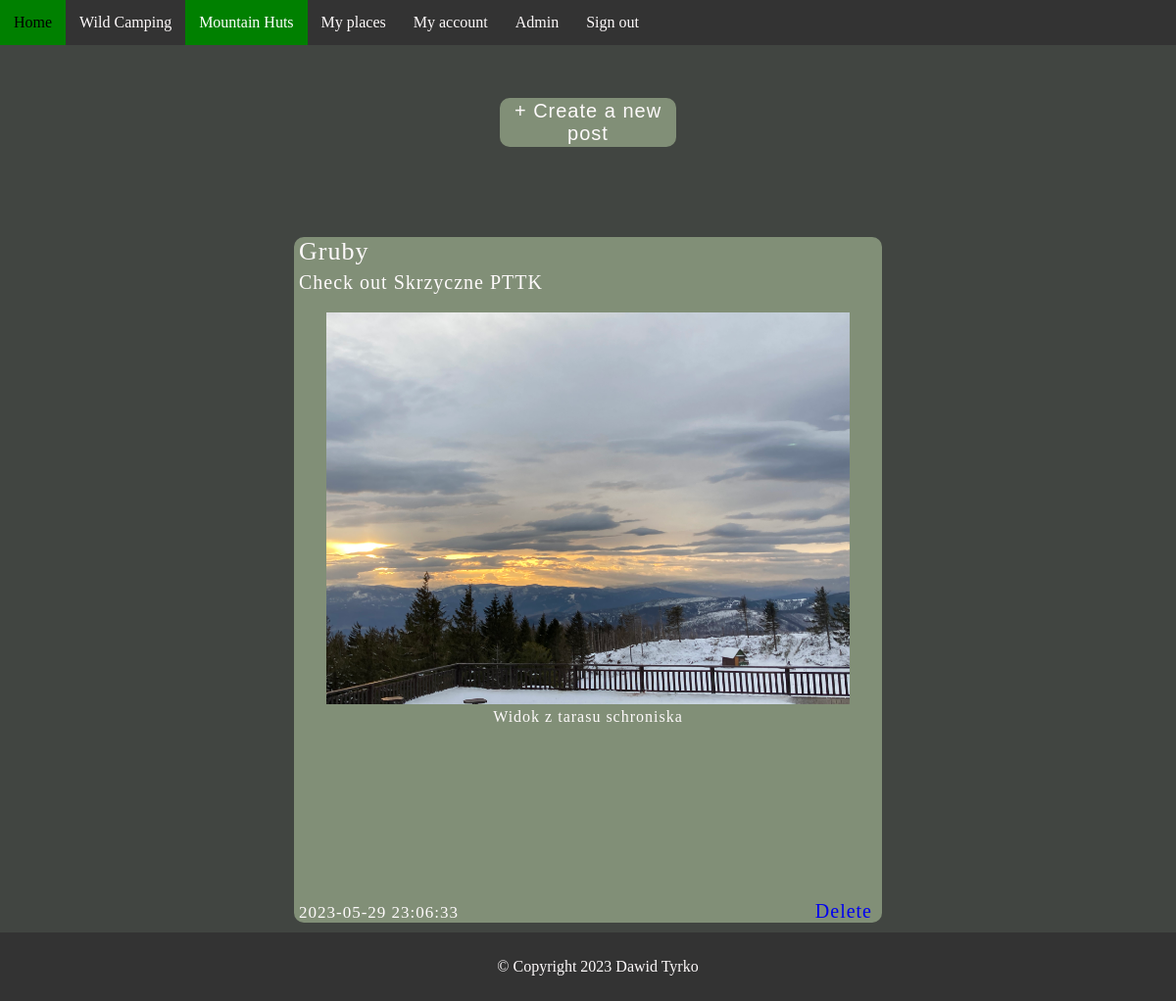
The page /MountainHutPage/huts.php (signed in) on the database its author committed.
### tables this page shows
CREATE TABLE `hutpost` (
  `idPost` int(11) NOT NULL,
  `description` longtext DEFAULT NULL,
  `idImage` int(11) DEFAULT NULL,
  `idUser` int(11) DEFAULT NULL,
  `idHut` int(11) DEFAULT NULL,
  `dateAdded` datetime DEFAULT NULL
);

CREATE TABLE `users` (
  `idUser` int(11) NOT NULL,
  `user` varchar(50) DEFAULT NULL,
  `pass` varchar(255) DEFAULT NULL,
  `firstName` varchar(20) DEFAULT NULL,
  `lastName` varchar(20) DEFAULT NULL,
  `email` varchar(60) DEFAULT NULL,
  `active` tinyint(4) NOT NULL DEFAULT 1
);

CREATE TABLE `mountainhut` (
  `idHut` int(11) NOT NULL,
  `description` mediumtext DEFAULT NULL,
  `link` varchar(80) DEFAULT NULL
);

CREATE TABLE `image` (
  `idImage` int(11) NOT NULL,
  `filename` varchar(70) DEFAULT NULL,
  `idUser` int(11) DEFAULT NULL
);

### MountainHutPage/huts.php (the view, shortened to what this page needs)
<?php
require_once "../loginPage/connection.php";
?>
<!DOCTYPE html>
<html lang="en">
<head>
    <link rel="stylesheet" href="style.css">
</head>
<body>
    <nav id="navbar">
        <a href="../MainPage/index.php" >Home</a>
        <a href="../wildForumPage/forum.php" >Wild Camping</a>
        <a href="#createPostDiv" class="active">Mountain Huts</a>
        <a href="../MainPage/myPlaces.php">My places</a>
        <a href="../MyAccount/account.php">My account</a>
        <?php if(($_SESSION['admin'])==1) echo "<a href='../MyAccount/admin.php'>Admin</a> ";?>
        <a href="../MainPage/logout.php">Sign out</a>
    </nav>
   <br><br><br>
   <button id="createPostDiv">
   <a style="width:180px;" href="createHuts.php" id="createLink">+ Create a new post
   </button>
<br><br><br><br>
<?php
    $forumQuery = "SELECT hutpost.idPost as hutId, users.user as userName,
    mountainhut.link as link,mountainhut.description as hutName,
    hutPost.description,image.filename as image, dateAdded FROM hutPost
    JOIN image ON image.idImage = hutPost.idImage
    JOIN mountainhut ON mountainhut.idHut = hutPost.idHut
    JOIN users ON users.idUser = hutPost.idUser";
    $forumResult = $conn->prepare($forumQuery);
    $forumResult->execute();
    $data = $forumResult->fetchAll();
    foreach($data as $d){
        $hutLink = $d['link'];
        $hutName = $d['hutName'];
        $image = $d['image'];
        $description = $d['description'];
        $dateAdd = $d['dateAdded'];
        $user = $d['userName'];
        $hutId = $d['hutId'];
        echo "<div class='postContainer'>";
        echo "<div class='user'>";
        echo $user;
        echo "</div>";
        echo "<div class='postLink'>";
        echo "<a href='$hutLink'>Check out $hutName</a>";
        echo "</div>";
        echo "<br><br><br><br>";
        echo "<div >";
        echo "<img src='Images/$image' alt='' class='imageClass' >";
        echo "</div>";
        echo "<div class='descriptionPost'>";
        echo $description."<br>";
        echo "</div>";
        echo "<div class='date'>";
        echo $dateAdd;
        echo "</div>";
        if(($_SESSION['admin'])==1) echo "<a class='deleteBtn' href='../MainPage/deleteHut.php?idHut=$hutId'>Delete</a>";
        echo "</div>";
    }
?>
<footer style="width:100%;position:relative;">
    <p>&copy; Copyright 2023 Dawid Tyrko</p>
</footer>
</body>
</html>

### MountainHutPage/style.css (style rules this page uses)
footer { bottom: 0; height: 50px; width: 100%; background-color: #333; margin: auto; text-align: center; padding: 10px; color: #FEFAFB; }
body { background-color: #414541; margin: 0; text-align: center; }
#navbar { overflow: hidden; background-color: #333; }
#navbar a { float: left; display: block; color: #FEFAFB; text-align: center; padding: 14px; text-decoration: none; }
#navbar a.active { background-color: green; color: white; }
#createPostDiv { display: flex; background-color: #818F77; width: 180px; height: 50px; margin-left: auto; margin-right: auto; text-align: center; align-items: center; justify-content: center; border: none; border-radius: 10px; }
#createLink { letter-spacing: 1px; text-decoration: none; color: #FEFAFB; font-size: 20px; }
.postContainer { width: 600px; height: 700px; background-color: #818F77; margin-left: auto; margin-right: auto; position: relative; letter-spacing: 1px; border-radius:10px; margin-bottom:10px; }
::placeholder { color: #FEFAFB; }
.descriptionPost { color:#FEFAFB; }
.deleteBtn { font-size: 20px; position: absolute; right: 10px; bottom: 0; text-decoration: none; transition: all 0.2s ease-in-out; }

### MountainHutPage/huts.php (style rules this page uses)
body { overflow-x:hidden; padding:0px; }
.user { margin-left:5px; float:left; font-size:26px; color:#FEFAFB; }
.postLink { position: absolute; top:35px; left:5px; font-size:20px; }
.date { left:5px; position: absolute; bottom:0; font-size:17px; color:#FEFAFB; }
.postLink a { text-decoration:none; color:#FEFAFB; transition: all 0.2s ease-in-out; }
.imageClass { max-width:600px; max-height:400px; width:auto; height:auto; }

### rows shown on the page
hutpost: idUser.user "Gruby", idHut.description "Skrzyczne PTTK", idImage.filename (picture), description "Widok z tarasu schroniska", dateAdded "2023-05-29 23:06:33"
